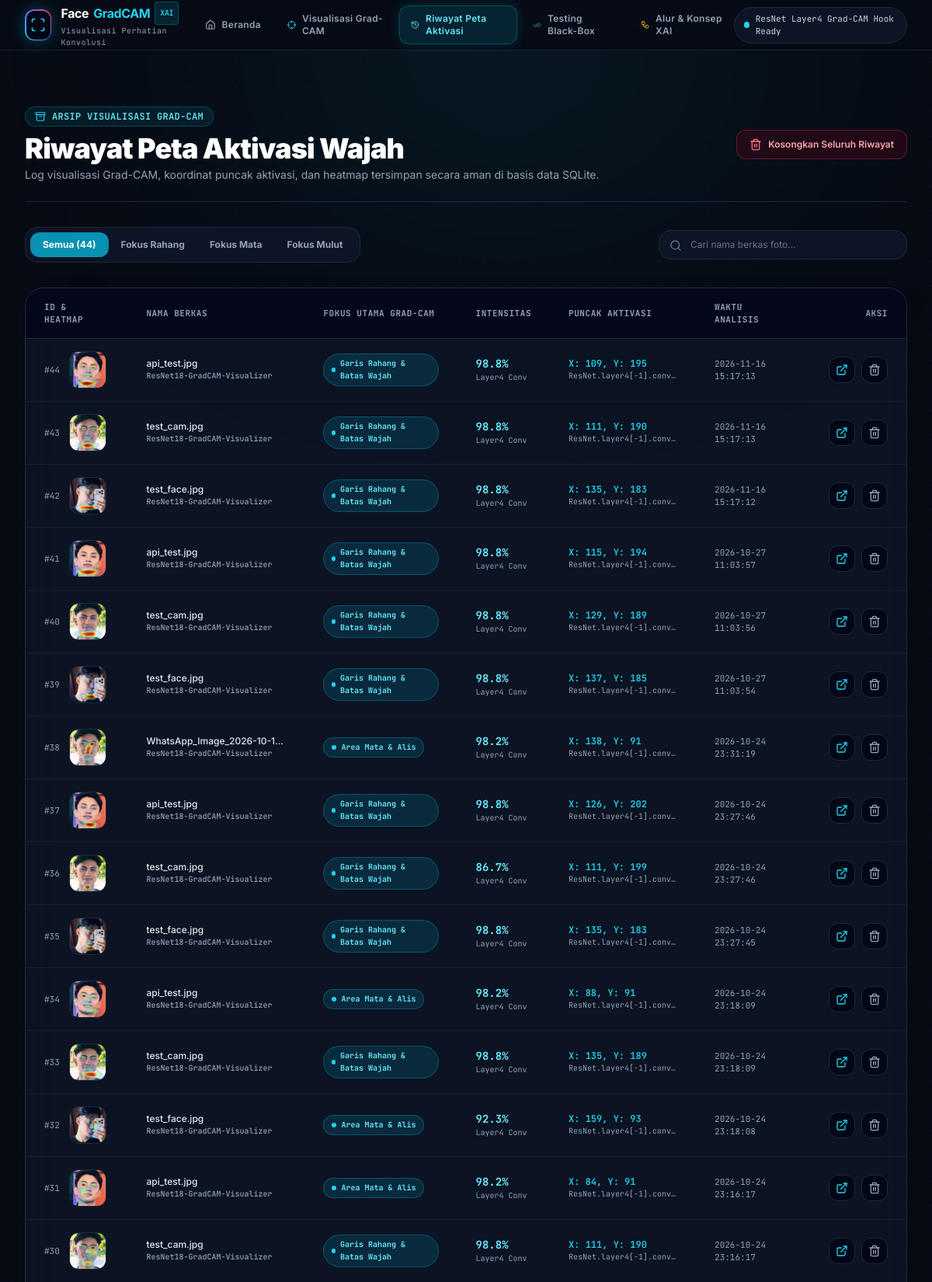
The app's page /history (upper part) with its own data.
### tables this page shows
CREATE TABLE detections (
            id INTEGER PRIMARY KEY AUTOINCREMENT,
            original_filename TEXT NOT NULL,
            saved_filename TEXT NOT NULL,
            heatmap_filename TEXT NOT NULL,
            overlay_filename TEXT NOT NULL,
            result TEXT NOT NULL,
            confidence REAL NOT NULL,
            fake_score REAL NOT NULL,
            real_score REAL NOT NULL,
            model_name TEXT NOT NULL,
            target_layer TEXT NOT NULL,
            peak_x INTEGER DEFAULT 0,
            peak_y INTEGER DEFAULT 0,
            details_json TEXT DEFAULT '{}',
            timestamp DATETIME DEFAULT CURRENT_TIMESTAMP
        );

### app.py (the view)
@app.route('/history')
def history():
    filter_type = request.args.get('filter', 'all')
    search_query = request.args.get('q', '').strip()
    records = get_all_detections(filter_type=filter_type, search_query=search_query, limit=100)
    stats = get_system_statistics()
    return render_template(
        'history.html',
        records=records,
        stats=stats,
        current_filter=filter_type,
        search_query=search_query
    )

### app.py (called while the page is built)
@app.context_processor
def inject_global_data():
    return {
        'project_title': Config.PROJECT_TITLE,
        'system_name': Config.SYSTEM_NAME,
        'current_year': datetime.now().year
    }

### database.py (called while the page is built, shortened)
def get_db_connection():
    conn = sqlite3.connect(Config.DB_PATH)
    conn.row_factory = sqlite3.Row
    return conn

def get_all_detections(filter_type='all', search_query='', limit=100):
    conn = get_db_connection()
    cursor = conn.cursor()
    query = 'SELECT * FROM detections'
    conditions = []
    params = []
    if search_query:
        conditions.append('(original_filename LIKE ? OR result LIKE ?)')
        params.extend([f"%{search_query}%", f"%{search_query}%"])
    if conditions:
        query += ' WHERE ' + ' AND '.join(conditions)
    query += ' ORDER BY id DESC LIMIT ?'
    params.append(limit)
    cursor.execute(query, tuple(params))
    rows = cursor.fetchall()
    conn.close()
    records = []
    for r in rows:
        rec = dict(r)
        try:
            rec['details'] = json.loads(rec.get('details_json', '{}'))
        except Exception:
            rec['details'] = {}
        records.append(rec)
    return records

def get_system_statistics():
    conn = get_db_connection()
    cursor = conn.cursor()
    cursor.execute('SELECT COUNT(*), AVG(confidence) FROM detections')
    count, avg_conf = cursor.fetchone()
    conn.close()
    return {
        'total_scans': count or 0,
        'avg_confidence': round(avg_conf, 1) if avg_conf else 0.0
    }

### templates/history.html (shortened to what this page needs)
{% extends "base.html" %}
{% block content %}
<div class="max-w-7xl mx-auto px-4 sm:px-6 lg:px-8 py-10 sm:py-14">
    <div class="flex flex-col md:flex-row md:items-center justify-between gap-6 mb-8 pb-6 border-b border-slate-800">
        <div>
            <div class="inline-flex items-center gap-2 px-3 py-1 rounded-full bg-cyan-500/10 text-cyan-300 border border-cyan-500/25 text-xs font-mono font-semibold tracking-wide mb-2">
                <i data-lucide="archive" class="w-3.5 h-3.5 text-cyan-400"></i>
                ARSIP VISUALISASI GRAD-CAM
            </div>
            <h1 class="text-3xl sm:text-4xl font-black text-white tracking-tight">
                Riwayat Peta Aktivasi Wajah
            </h1>
            <p class="text-xs sm:text-sm text-slate-400 mt-1">
                Log visualisasi Grad-CAM, koordinat puncak aktivasi, dan heatmap tersimpan secara aman di basis data SQLite.
            </p>
        </div>
        {% if records %}
        <div class="flex items-center gap-3">
            <button onclick="document.getElementById('clear-modal').classList.remove('hidden')" class="px-4 py-2.5 rounded-xl text-xs font-semibold text-rose-300 bg-rose-950/40 hover:bg-rose-900/40 border border-rose-500/30 transition-all flex items-center gap-2 shadow">
                <i data-lucide="trash-2" class="w-4 h-4 text-rose-400"></i>
                Kosongkan Seluruh Riwayat
            </button>
        </div>
        {% endif %}
    </div>
    <div class="flex flex-col sm:flex-row items-center justify-between gap-4 mb-8">
        <div class="flex items-center bg-slate-900/80 p-1.5 rounded-2xl border border-slate-800 text-xs w-full sm:w-auto overflow-x-auto">
            <a href="{{ url_for('history', filter='all', q=search_query) }}" class="px-4 py-2 rounded-xl font-bold transition-all {% if current_filter == 'all' %}bg-cyan-600 text-white shadow-md{% else %}text-slate-400 hover:text-white{% endif %} whitespace-nowrap">
                Semua ({{ stats.total_scans }})
            </a>
            <a href="{{ url_for('history', filter='jawline', q=search_query) }}" class="px-4 py-2 rounded-xl font-bold transition-all {% if current_filter == 'jawline' %}bg-cyan-600 text-white shadow-md{% else %}text-slate-400 hover:text-white{% endif %} whitespace-nowrap">
                Fokus Rahang
            </a>
            <a href="{{ url_for('history', filter='eyes', q=search_query) }}" class="px-4 py-2 rounded-xl font-bold transition-all {% if current_filter == 'eyes' %}bg-cyan-600 text-white shadow-md{% else %}text-slate-400 hover:text-white{% endif %} whitespace-nowrap">
                Fokus Mata
            </a>
            <a href="{{ url_for('history', filter='mouth', q=search_query) }}" class="px-4 py-2 rounded-xl font-bold transition-all {% if current_filter == 'mouth' %}bg-cyan-600 text-white shadow-md{% else %}text-slate-400 hover:text-white{% endif %} whitespace-nowrap">
                Fokus Mulut
            </a>
        </div>
        <form method="GET" action="{{ url_for('history') }}" class="w-full sm:w-80 relative">
            <input type="text" name="q" value="{{ search_query }}" placeholder="Cari nama berkas foto..." class="w-full px-4 py-2.5 pl-10 rounded-2xl bg-slate-900/80 border border-slate-800 text-xs text-slate-200 placeholder-slate-500 focus:outline-none focus:border-cyan-500">
            <i data-lucide="search" class="w-4 h-4 text-slate-500 absolute left-3.5 top-3"></i>
        </form>
    </div>
    {% if records %}
    <div class="bg-slate-900/70 border border-slate-800 rounded-3xl overflow-hidden shadow-2xl backdrop-blur-xl">
        <div class="overflow-x-auto">
            <table class="w-full text-left text-xs min-w-[720px]">
                <thead class="bg-slate-950/80 border-b border-slate-800 text-[11px] font-mono text-slate-400 uppercase tracking-wider">
                    <tr>
                        <th class="py-4 px-6">ID & Heatmap</th>
                        <th class="py-4 px-6">Nama Berkas</th>
                        <th class="py-4 px-6">Fokus Utama Grad-CAM</th>
                        <th class="py-4 px-6">Intensitas</th>
                        <th class="py-4 px-6">Puncak Aktivasi</th>
                        <th class="py-4 px-6">Waktu Analisis</th>
                        <th class="py-4 px-6 text-right">Aksi</th>
                    </tr>
                </thead>
                <tbody class="divide-y divide-slate-800/60 font-mono">
                    {% for rec in records %}
                    <tr class="hover:bg-slate-800/40 transition-colors">
                        <td class="py-4 px-6 flex items-center gap-3">
                            <span class="text-slate-400 text-[11px]">#{{ rec.id }}</span>
                            <div class="w-12 h-12 rounded-xl overflow-hidden bg-slate-950 border border-slate-800 flex-shrink-0 relative group">
                                <img src="{{ url_for('static', filename='uploads/' + rec.overlay_filename) }}" alt="Heatmap" class="w-full h-full object-cover">
                            </div>
                        </td>
                        <td class="py-4 px-6 font-sans font-medium text-slate-200">
                            <div class="truncate max-w-[180px]">{{ rec.original_filename }}</div>
                            <div class="text-[10px] font-mono text-slate-400">{{ rec.model_name }}</div>
                        </td>
                        <td class="py-4 px-6">
                            <span class="inline-flex items-center gap-1.5 px-2.5 py-1 rounded-full text-[10px] font-bold bg-cyan-500/15 text-cyan-300 border border-cyan-500/30">
                                <span class="w-1.5 h-1.5 rounded-full bg-cyan-400"></span>
                                {{ rec.result }}
                            </span>
                        </td>
                        <td class="py-4 px-6">
                            <div class="font-bold text-cyan-300 text-sm">{{ rec.confidence }}%</div>
                            <div class="text-[10px] text-slate-400">Layer4 Conv</div>
                        </td>
                        <td class="py-4 px-6 text-slate-300">
                            <div class="text-cyan-400 font-semibold">X: {{ rec.peak_x }}, Y: {{ rec.peak_y }}</div>
                            <div class="text-[10px] text-slate-400 truncate max-w-[140px]">{{ rec.target_layer }}</div>
                        </td>
                        <td class="py-4 px-6 text-slate-400 text-[11px]">
                            {{ rec.timestamp }}
                        </td>
                        <td class="py-4 px-6 text-right">
                            <div class="flex items-center justify-end gap-2">
                                <a href="{{ url_for('result', id=rec.id) }}" class="p-2 rounded-xl text-cyan-400 hover:text-white bg-slate-950 hover:bg-cyan-600 border border-slate-800 transition-all" title="Buka Detail Visualisasi">
                                    <i data-lucide="external-link" class="w-4 h-4"></i>
                                </a>
                                <form action="{{ url_for('delete_history_item', id=rec.id) }}" method="POST" onsubmit="return confirm('Hapus rekam jejak ini?')" class="inline">
                                    <button type="submit" class="p-2 rounded-xl text-slate-400 hover:text-rose-400 bg-slate-950 hover:bg-slate-900 border border-slate-800 transition-all" title="Hapus">
                                        <i data-lucide="trash" class="w-4 h-4"></i>
                                    </button>
                                </form>
                            </div>
                        </td>
                    </tr>
                    {% endfor %}
                </tbody>
            </table>
        </div>
    </div>
    {% endif %}
</div>
{% endblock %}

### templates/base.html (shortened to what this page needs)
<!DOCTYPE html>
<html lang="id" class="dark">
<head>
    <script src="https://cdn.tailwindcss.com"></script>
</head>
<body class="min-h-screen flex flex-col bg-[#070b14] text-slate-100 antialiased selection:bg-cyan-500 selection:text-black">
    <div class="fixed inset-0 pointer-events-none z-[-1] overflow-hidden">
        <div class="absolute -top-40 left-1/4 w-[700px] h-[450px] bg-cyan-600/10 rounded-full blur-[140px]"></div>
        <div class="absolute inset-0 bg-[radial-gradient(#1e293b_1px,transparent_1px)] [background-size:32px_32px] opacity-20"></div>
    </div>
    <nav class="sticky top-0 z-50 bg-[#070b14]/90 backdrop-blur-xl border-b border-slate-800/80 transition-all duration-300 no-print">
        <div class="max-w-7xl mx-auto px-4 sm:px-6 lg:px-8">
            <div class="flex items-center justify-between h-16">
                <a href="{{ url_for('index') }}" class="flex items-center gap-3 group">
                    <div class="w-10 h-10 rounded-xl bg-gradient-to-tr from-cyan-400 via-indigo-500 to-rose-500 p-[1.5px] shadow-[0_0_20px_rgba(6,182,212,0.35)] group-hover:scale-105 transition-transform duration-300">
                        <div class="w-full h-full bg-slate-950 rounded-[10px] flex items-center justify-center">
                            <i data-lucide="scan" class="w-5 h-5 text-cyan-400 group-hover:rotate-6 transition-transform"></i>
                        </div>
                    </div>
                    <div>
                        <div class="flex items-center gap-1.5 font-bold tracking-tight text-white text-base">
                            Face<span class="text-cyan-400">GradCAM</span>
                            <span class="text-[10px] font-mono font-semibold px-1.5 py-0.5 rounded bg-cyan-500/15 text-cyan-400 border border-cyan-500/30">XAI</span>
                        </div>
                        <div class="text-[10px] font-mono text-slate-400 tracking-wider">Visualisasi Perhatian Konvolusi</div>
                    </div>
                </a>
                <div class="hidden md:flex items-center space-x-1.5">
                    <a href="{{ url_for('index') }}" class="px-3.5 py-2 rounded-xl text-xs font-semibold tracking-wide transition-all {% if request.endpoint == 'index' %}bg-cyan-500/15 text-cyan-300 border border-cyan-500/30 shadow-[0_0_15px_rgba(6,182,212,0.2)]{% else %}text-slate-400 hover:text-white hover:bg-slate-900/60{% endif %} flex items-center gap-2">
                        <i data-lucide="home" class="w-3.5 h-3.5"></i>
                        Beranda
                    </a>
                    <a href="{{ url_for('detect') }}" class="px-3.5 py-2 rounded-xl text-xs font-semibold tracking-wide transition-all {% if request.endpoint == 'detect' or request.endpoint == 'result' %}bg-cyan-500/15 text-cyan-300 border border-cyan-500/30 shadow-[0_0_15px_rgba(6,182,212,0.2)]{% else %}text-slate-400 hover:text-white hover:bg-slate-900/60{% endif %} flex items-center gap-2">
                        <i data-lucide="crosshair" class="w-3.5 h-3.5 text-cyan-400"></i>
                        Visualisasi Grad-CAM
                    </a>
                    <a href="{{ url_for('history') }}" class="px-3.5 py-2 rounded-xl text-xs font-semibold tracking-wide transition-all {% if request.endpoint == 'history' %}bg-cyan-500/15 text-cyan-300 border border-cyan-500/30 shadow-[0_0_15px_rgba(6,182,212,0.2)]{% else %}text-slate-400 hover:text-white hover:bg-slate-900/60{% endif %} flex items-center gap-2">
                        <i data-lucide="history" class="w-3.5 h-3.5"></i>
                        Riwayat Peta Aktivasi
                    </a>
                    <a href="{{ url_for('testing_dashboard') }}" class="px-3.5 py-2 rounded-xl text-xs font-semibold tracking-wide transition-all {% if request.endpoint == 'testing_dashboard' %}bg-cyan-500/15 text-cyan-300 border border-cyan-500/30 shadow-[0_0_15px_rgba(6,182,212,0.2)]{% else %}text-slate-400 hover:text-white hover:bg-slate-900/60{% endif %} flex items-center gap-2">
                        <i data-lucide="check-check" class="w-3.5 h-3.5 text-emerald-400"></i>
                        Testing Black-Box
                    </a>
                    <a href="{{ url_for('concept') }}" class="px-3.5 py-2 rounded-xl text-xs font-semibold tracking-wide transition-all {% if request.endpoint == 'concept' %}bg-cyan-500/15 text-cyan-300 border border-cyan-500/30 shadow-[0_0_15px_rgba(6,182,212,0.2)]{% else %}text-slate-400 hover:text-white hover:bg-slate-900/60{% endif %} flex items-center gap-2">
                        <i data-lucide="workflow" class="w-3.5 h-3.5 text-amber-400"></i>
                        Alur & Konsep XAI
                    </a>
                </div>
                <div class="hidden lg:flex items-center gap-3">
                    <div class="flex items-center gap-2 px-3 py-1.5 rounded-full bg-slate-900/80 border border-slate-800 text-[11px] font-mono text-slate-300">
                        <span class="w-2 h-2 rounded-full bg-cyan-400 animate-pulse"></span>
                        <span>ResNet Layer4 Grad-CAM Hook Ready</span>
                    </div>
                </div>
            </div>
        </div>
    </nav>
    <main class="flex-grow">
        {% block content %}{% endblock %}
    </main>
</body>
</html>

### templates/base.html (style rules this page uses)
html { -webkit-text-size-adjust: 100%; scroll-behavior: smooth; }
* { -webkit-tap-highlight-color: transparent; }
body { font-family: 'Inter', sans-serif; background-color: #070b14; color: #f1f5f9; padding-bottom: env(safe-area-inset-bottom); }

### records on screen
detections: id "44", overlay_filename (picture), original_filename "api_test.jpg", model_name "ResNet18-GradCAM-Visualizer", result "Garis Rahang & Batas Wajah", confidence "98.8", peak_x "109", peak_y "195", target_layer "ResNet.layer4[-1].conv…", timestamp "2026-11-16 15:17:13"
detections: id "43", overlay_filename (picture), original_filename "test_cam.jpg", model_name "ResNet18-GradCAM-Visualizer", result "Garis Rahang & Batas Wajah", confidence "98.8", peak_x "111", peak_y "190", target_layer "ResNet.layer4[-1].conv…", timestamp "2026-11-16 15:17:13"
detections: id "42", overlay_filename (picture), original_filename "test_face.jpg", model_name "ResNet18-GradCAM-Visualizer", result "Garis Rahang & Batas Wajah", confidence "98.8", peak_x "135", peak_y "183", target_layer "ResNet.layer4[-1].conv…", timestamp "2026-11-16 15:17:12"
detections: id "41", overlay_filename (picture), original_filename "api_test.jpg", model_name "ResNet18-GradCAM-Visualizer", result "Garis Rahang & Batas Wajah", confidence "98.8", peak_x "115", peak_y "194", target_layer "ResNet.layer4[-1].conv…", timestamp "2026-10-27 11:03:57"
detections: id "40", overlay_filename (picture), original_filename "test_cam.jpg", model_name "ResNet18-GradCAM-Visualizer", result "Garis Rahang & Batas Wajah", confidence "98.8", peak_x "129", peak_y "189", target_layer "ResNet.layer4[-1].conv…", timestamp "2026-10-27 11:03:56"
detections: id "39", overlay_filename (picture), original_filename "test_face.jpg", model_name "ResNet18-GradCAM-Visualizer", result "Garis Rahang & Batas Wajah", confidence "98.8", peak_x "137", peak_y "185", target_layer "ResNet.layer4[-1].conv…", timestamp "2026-10-27 11:03:54"
detections: id "38", overlay_filename (picture), original_filename "WhatsApp_Image_2026-10-1…", model_name "ResNet18-GradCAM-Visualizer", result "Area Mata & Alis", confidence "98.2", peak_x "138", peak_y "91", target_layer "ResNet.layer4[-1].conv…", timestamp "2026-10-24 23:31:19"
detections: id "37", overlay_filename (picture), original_filename "api_test.jpg", model_name "ResNet18-GradCAM-Visualizer", result "Garis Rahang & Batas Wajah", confidence "98.8", peak_x "126", peak_y "202", target_layer "ResNet.layer4[-1].conv…", timestamp "2026-10-24 23:27:46"
detections: id "36", overlay_filename (picture), original_filename "test_cam.jpg", model_name "ResNet18-GradCAM-Visualizer", result "Garis Rahang & Batas Wajah", confidence "86.7", peak_x "111", peak_y "199", target_layer "ResNet.layer4[-1].conv…", timestamp "2026-10-24 23:27:46"
detections: id "35", overlay_filename (picture), original_filename "test_face.jpg", model_name "ResNet18-GradCAM-Visualizer", result "Garis Rahang & Batas Wajah", confidence "98.8", peak_x "135", peak_y "183", target_layer "ResNet.layer4[-1].conv…", timestamp "2026-10-24 23:27:45"
detections: id "34", overlay_filename (picture), original_filename "api_test.jpg", model_name "ResNet18-GradCAM-Visualizer", result "Area Mata & Alis", confidence "98.2", peak_x "88", peak_y "91", target_layer "ResNet.layer4[-1].conv…", timestamp "2026-10-24 23:18:09"
detections: id "33", overlay_filename (picture), original_filename "test_cam.jpg", model_name "ResNet18-GradCAM-Visualizer", result "Garis Rahang & Batas Wajah", confidence "98.8", peak_x "135", peak_y "189", target_layer "ResNet.layer4[-1].conv…", timestamp "2026-10-24 23:18:09"
detections: id "32", overlay_filename (picture), original_filename "test_face.jpg", model_name "ResNet18-GradCAM-Visualizer", result "Area Mata & Alis", confidence "92.3", peak_x "159", peak_y "93", target_layer "ResNet.layer4[-1].conv…", timestamp "2026-10-24 23:18:08"
detections: id "31", overlay_filename (picture), original_filename "api_test.jpg", model_name "ResNet18-GradCAM-Visualizer", result "Area Mata & Alis", confidence "98.2", peak_x "84", peak_y "91", target_layer "ResNet.layer4[-1].conv…", timestamp "2026-10-24 23:16:17"
detections: id "30", overlay_filename (picture), original_filename "test_cam.jpg", model_name "ResNet18-GradCAM-Visualizer", result "Garis Rahang & Batas Wajah", confidence "98.8", peak_x "111", peak_y "190", target_layer "ResNet.layer4[-1].conv…", timestamp "2026-10-24 23:16:17"

### other values on screen
{{ stats.total_scans }} "44"
